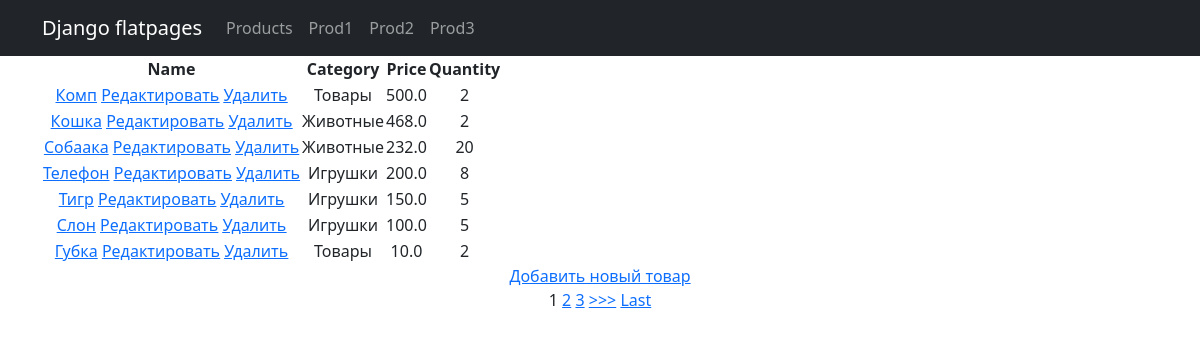
/products/, run on an earlier commit of the app's database.
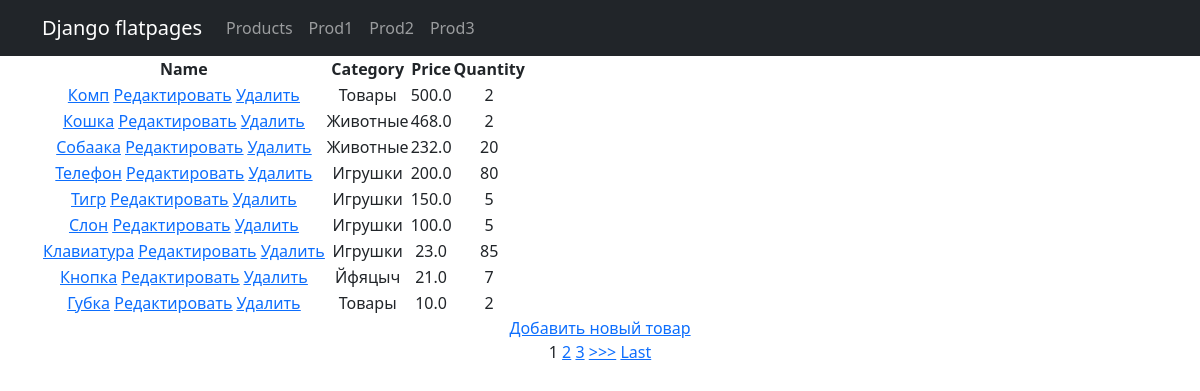
And on a later commit of the database.
### simple_app/models.py (models this page shows, shortened)
class Product(models.Model):
    name = models.CharField(max_length=200)
    price = models.FloatField(validators=[MinValueValidator(0.0, 'Price should be >= 0.0')])
    quantity = models.IntegerField(validators=[MinValueValidator(0, 'Quantity should be >= 0')])
    category = models.ForeignKey('Category', on_delete=models.CASCADE)

class Category(models.Model):
    name = models.CharField(max_length=200)

### simple_app/views.py (the view)
# urls.py: path('', Products.as_view()),
class Products(ListView):
    model = Product
    template_name = 'product_list.html'
    context_object_name = 'products'
    ordering = ['-price']
    paginate_by = 1
    def get_context_data(self, **kwargs):
        context = super().get_context_data(**kwargs)
        context['filter'] = ProductFilter(self.request.GET, queryset=self.get_queryset())
        return context

### templates/product_list.html (shortened to what this page needs)
{% extends 'flatpages/default.html' %}
{% block content %}
<table>
    <thead>
        <th>
            Name
        </th>
        <th>
            Category
        </th>
        <th>
            Price
        </th>
        <th>
            Quantity
        </th>
    </thead>
    {% for product in filter.qs %}
    <tr>
        <td>
            <a href="{% url 'product_detail' product.id %}">{{ product.name|title }}</a>
            <a href="{% url 'product_update' product.id %}"><u>Редактировать</u></a>
            <a href="{% url 'product_delete' product.id %}"><u> Удалить </u></a>
        </td>
        <td>
            {{ product.category.name|title }}
        </td>
        <td>
            {{ product.price }}
        </td>
        <td>
            {{ product.quantity }}
        </td>
    </tr>
    {% endfor %}
</table>
<a href="{% url 'product_create' %}">Добавить новый товар</a> <br>
{% if is_paginated %}
    {% for num in page_obj.paginator.page_range %}
        {% if page_obj.number == num %}
            <a>{{ num }}</a>
        {% elif num > page_obj.number|add:'-3' and num < page_obj.number|add:'3' %}
            <a href="?page={{ num }}">{{ num }}</a>
        {% endif %}
    {% endfor %}
    {% if page_obj.has_next %}
        <a href="?page={{ page_obj.next_page_number }}">>>></a>
        <a href="?page={{ page_obj.paginator.num_pages }}">Last</a>
    {% endif %}
{% endif %}
<br>
{% endblock content %}

### templates/flatpages/default.html (shortened to what this page needs)
<!DOCTYPE html>
<html lang="en">
    <head>
        {% load static%}
        <link href="{% static 'css/styles.css' %}" rel="stylesheet" />
    </head>
    <body>
        <nav class="navbar navbar-expand-lg navbar-dark bg-dark static-top">
           <div class="container">
               <a class="navbar-brand" href="#">Django flatpages</a>
               <div class="collapse navbar-collapse" id="navbarResponsive">
                   <ul class="navbar-nav ml-auto">
                                              <li class="nav-item">
                           <a class="nav-link" href="http://127.0.0.1:8000/products">Products</a>
                       </li>
                        <li class="nav-item">
                           <a class="nav-link" href="http://127.0.0.1:8000/products/1">Prod1</a>
                       </li>
                        <li class="nav-item">
                           <a class="nav-link" href="http://127.0.0.1:8000/products/2">Prod2</a>
                       </li>
                        <li class="nav-item">
                           <a class="nav-link" href="http://127.0.0.1:8000/products/3">Prod3</a>
                       </li>
                   </ul>
               </div>
           </div>
        </nav>
        <div class="container">
           <div class="row">
               <div class="col-lg-12 text-center">
                   {% block content %}
                   {% endblock content %}
               </div>
           </div>
        </div>
    </body>
</html>

What changed in the data, as far as the page shows it:
changed Product "Телефон": quantity "8" → "80"
added Product: name "Клавиатура", category.name "Игрушки", price "23.0", quantity "85"
added Product: name "Кнопка", category.name "Йфяцыч", price "21.0", quantity "7"
